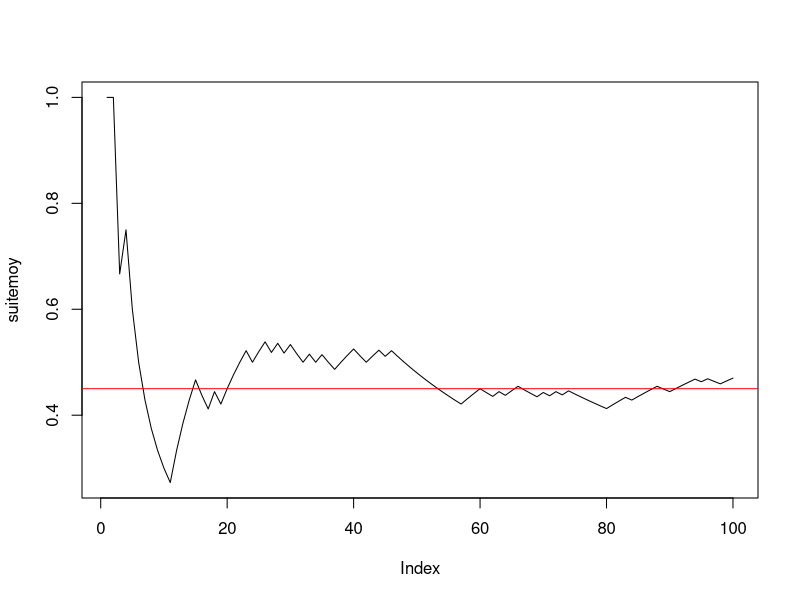
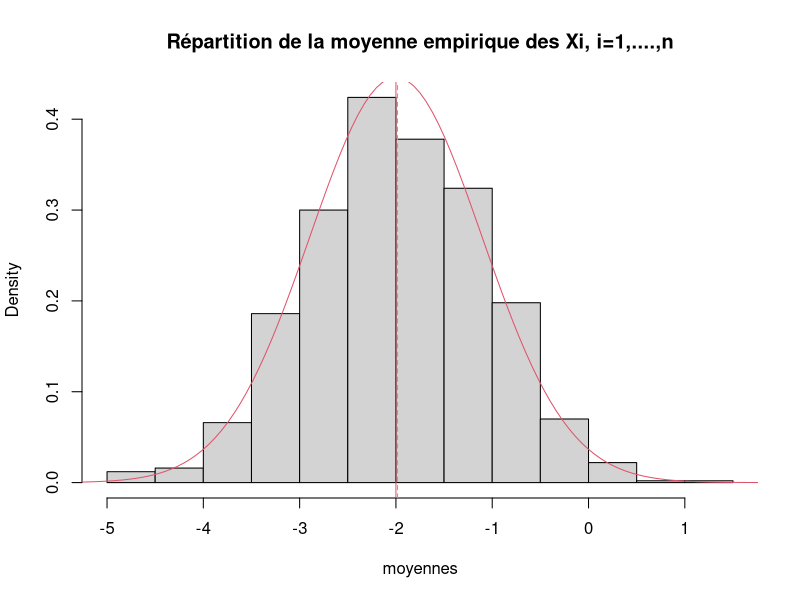
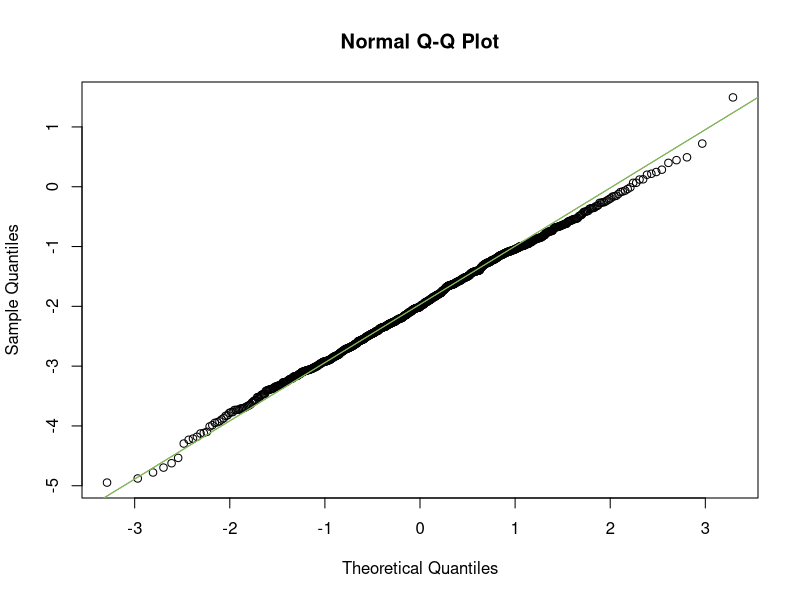
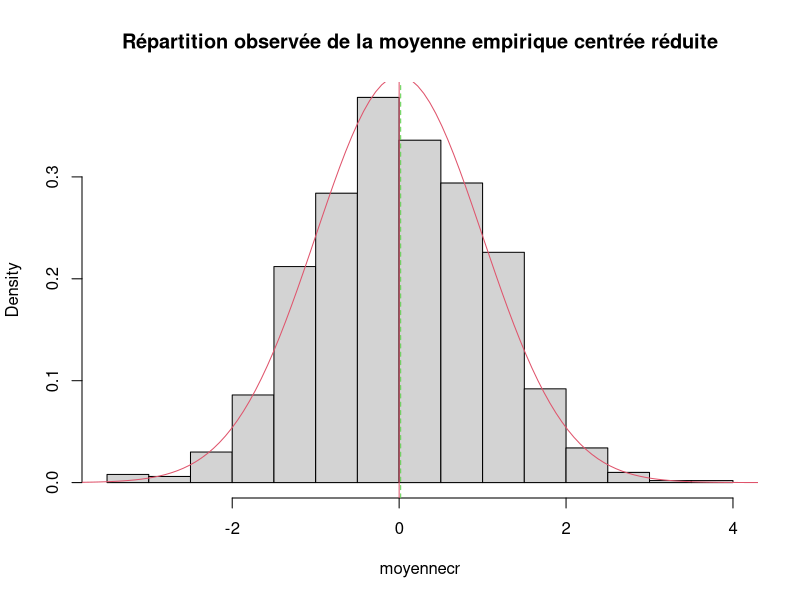
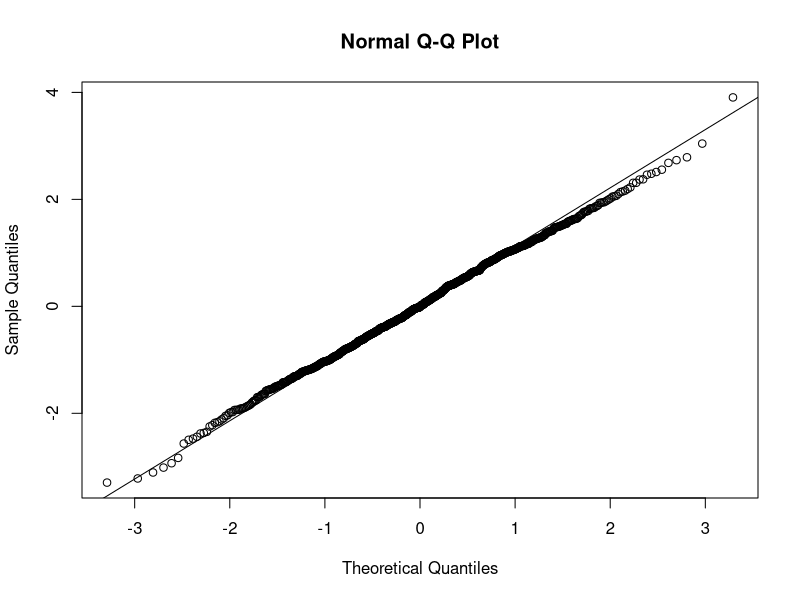
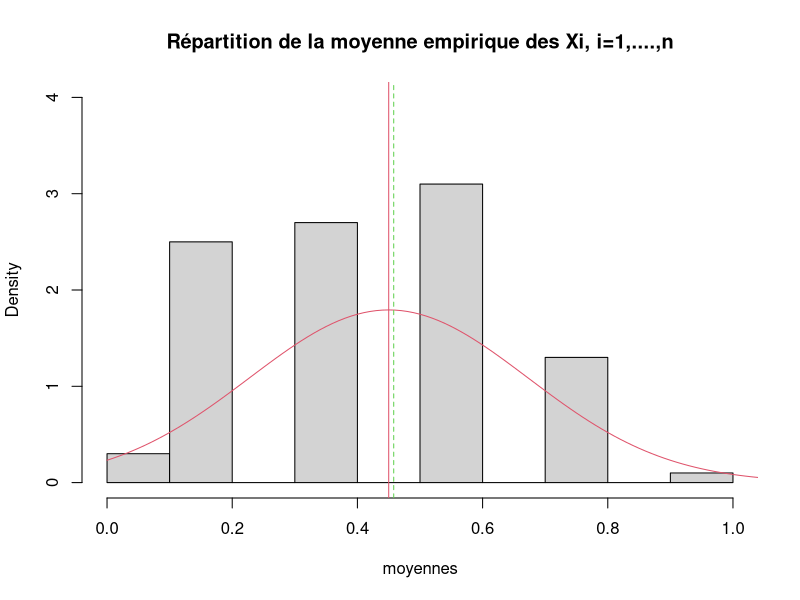
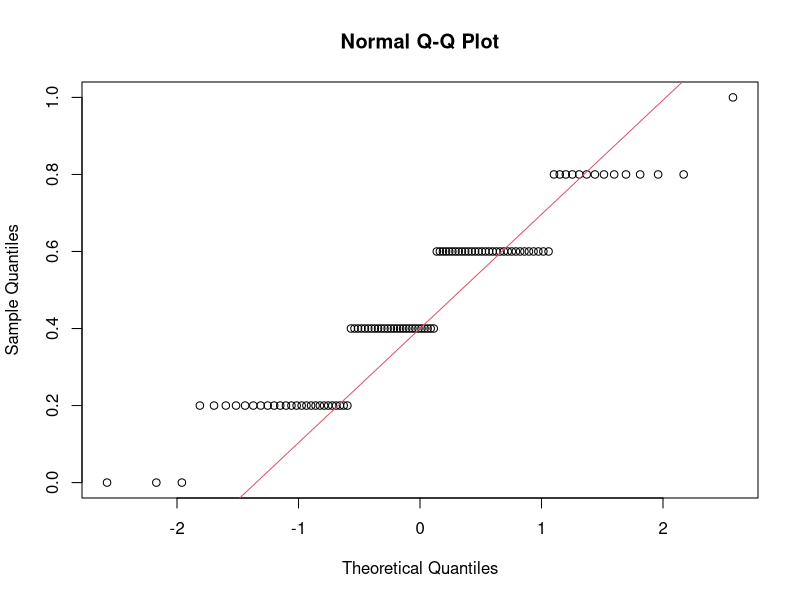
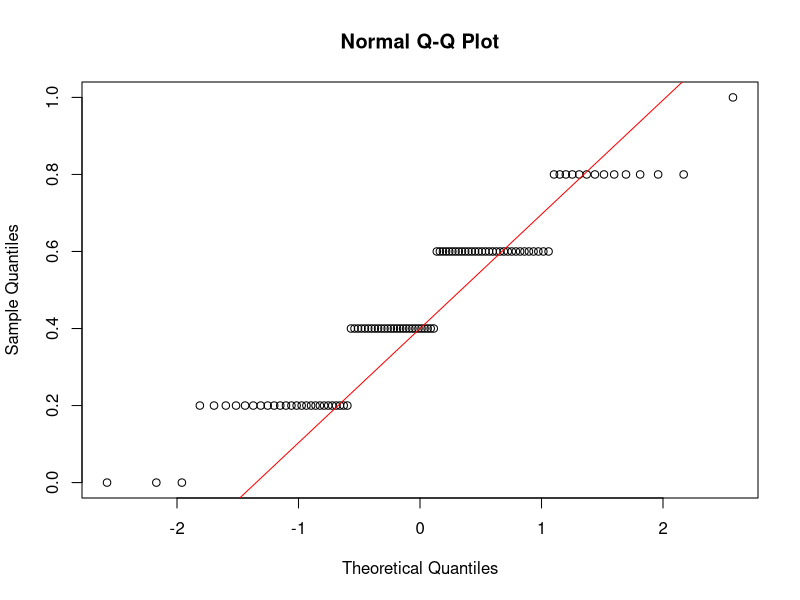

Generate these figures, in order, with R:
# Ex
# Question 1
n <- 100
p <- 0.45
x <- rbinom(n, 1, p)

# Question 2
cumsum(x)
taille <- 1:n
suitemoy <- cumsum(x) / taille
#--------question 3------------
plot(suitemoy, type = "l")
abline(h = p, col = "red")


#------------Exercice 3------------------------

#---------question 1--------------------------
mu <- -2
sigma <- 2
n <- 5
x <- rnorm(n, mu, sigma)
moyx <- mean(x)

#---------question 2--------------------------
y <- rnorm(n, mu, sigma)
moyy <- mean(y)
rbind(x, y) -> M
rowMeans(M)

#---------question 3--------------------------
N <- 1000
Mdata <- matrix(rnorm(n * N, mu, sigma), ncol = n, byrow = T)
dim(Mdata)


#---------question 4--------------------------
rowMeans(Mdata) -> moyennes
apply(Mdata, MARGIN = 1, mean)

#---------question 5--------------------------
mean(moyennes)
sd(moyennes) * sqrt((length(moyennes) - 1) / length(moyennes))
sd(moyennes)

#---------question 6--------------------------
hist(moyennes, prob = T, main = "Répartition de la moyenne empirique des Xi, i=1,....,n") # la répartition observée de Xbar_n
(abs <- seq(1.2 * min(moyennes), 1.2 * max(moyennes), (max(moyennes) - min(moyennes)) / 100))
points(abs, dnorm(abs, mu, sigma / sqrt(n)), col = 2, type = "l")
abline(v = mean(moyennes), col = 3, lty = "dashed") # moyenne de l'échantillon
abline(v = mu, col = 2) # moyenne théorique mu de la loi de Xbar
# belle adéquation de l'échantillon à la normale, que l'on peut verifier avec dte de Henry
qqnorm(moyennes) # les points sont presque alignés la loi de Xbar_n est donc bien normale
qqline(moyennes, col = 2) # autour de la droite rouge qui passe par les deux points
# (1er quartile theo de la centrée réduite,1er quartile empirique) et
# (3ieme quartile theo de la centrée réduite,3ieme quartile empirique)
# mean(echantillon) et écart-type empirique sd(échantillon)*sqrt((n-1)/n). e
# En effet si on ajoute la droite passant par ces deux points elle se confond
# avec qqline. droite de Henry

(x1 <- qnorm(0.25))
(x2 <- qnorm(0.75))
(y1 <- quantile(moyennes, 0.25, type = 1))
(y2 <- quantile(moyennes, 0.75, type = 1))
abline(y1 - (y2 - y1) * x1 / (x2 - x1), (y2 - y1) / (x2 - x1), col = 3) # droite de Henry

#----------question 7-------------------------
moyennecr <- sqrt(n) * (moyennes - mu) / sigma
hist(moyennecr, prob = T, main = "Répartition observée de la moyenne empirique centrée réduite")
(abscr <- seq(1.2 * min(moyennecr), 1.2 * max(moyennecr), (max(moyennecr) - min(moyennecr)) / 100))
points(abscr, dnorm(abscr), col = 2, type = "l")
abline(v = mean(moyennecr), col = 3, lty = "dashed") # moyenne empirique de l'échantillon
abline(v = 0, col = 2) # moyenne théorique  de la loi normale centrée réduite

qqnorm(moyennecr)
qqline(moyennecr) # droite de Henry

#-----------question 8------------
n <- 50
# puis réexecuter les lignes 67 à 107 : la loi reste gaussienne mais
# l'écart-type de Xbarn est plus petit avec n=50 qu'avec n=2
sd(moyennes)
sigma / sqrt(n)

n <- 2
# puis réexecuter les lignes 67 à 107 : LA LOI EST TOUJOURS GAUSSIENNE MEME AVEC n PETIT
# C'EST UNE PROPRIETES CARACTÉRISTIQUE DE LA LOI NORMALE MAIS QUI NE S'APPLIQUE PAS AUX AUTRES
# LOIS COMME PAR EX A LA BERNOULLI ==> VOIR EXO SUIVANT
sd(moyennes)
# l'écart type empirique est EN REVANCHE plus faible avec n=2 qu'avec n=50 :
# normal il estime sigma/sqrt(n) or :
sigma / sqrt(n)

#####################################################################################
# CE QU'IL FAUT RETENIR DE CET EXERCICE : LA LOI DE XBAR EST GAUSSIENNE SI L'ÉCHANTILLON EST
# GAUSSIEN ET DE TAILLE QUELCONQUE n. LE RESULTAT DU THEOREME CENTRAL LIMITE EST VRAI DANS CE CAS
# POUR TOUT n ET PAS SEULEMENT POUR n GRAND
###################################################################################

###################################################
#------------Exercice 4------------------------
###################################################

#---------question 1--------------------------
p <- 0.45
n <- 5
N <- 100
rm(Mdata) # efface l'objet précedemment créé Mdata

Mdata <- matrix(rbinom(n * N, 1, p), ncol = n, byrow = T) # N échantillons de taille n disposés en lignes
dim(Mdata) # dimension de la matrice N lignes et n colonnes

(rowMeans(Mdata) -> moyennes) # calcule les moyennes pour les N, n-échantillons tirés.


mean(moyennes) # moyenne empirique des N réalisations de Xbar_n
sd(moyennes) * sqrt((length(moyennes) - 1) / length(moyennes)) # ecart-type empirique
sd(moyennes) # écart-type estimé sans biais = ecart-type empirique corrigé

#---------histogramme de xbar_n--------------------------
hist(moyennes, prob = T, ylim = c(0, max(dnorm(p, p, sqrt(p * (1 - p) / n)), 4)), main = "Répartition de la moyenne empirique des Xi, i=1,....,n") # la répartition observée de Xbar_n
(abs <- seq(.8 * min(moyennes), 1.2 * max(moyennes), (max(moyennes) - min(moyennes)) / 100))
points(abs, dnorm(abs, p, sqrt(p * (1 - p) / n)), col = 2, type = "l")
abline(v = mean(moyennes), col = 3, lty = "dashed") # moyenne de l'échantillon
abline(v = p, col = 2) # moyenne théorique mu de la loi de Xbar
qqnorm(moyennes) # vraiment pas gaussien !
qqline(moyennes, col = 2)
# AUCUNE ADEQUATION  de l'échantillon à la normale CAR n EST TROP PETIT ET LE TCL N'EST
# PAS VERIFIE. ON REFAIT LA SIMUL AVEC n=200 :

n <- 200
# puis réeéxuter les lignes 142 à 161

# EUREKA CA MARCHE BEAUCOUP MIEUX ET ON A BIEN UNE REPARTITION GAUSSIENNE CAR n EST SUFFISAMMENT GRAND POUR
# QUE LE TCL SOIT VERIFIE !
######################################

qqnorm(moyennes)
qqline(moyennes, col = "red")

# Si on augmente N on améliore l'estimation de la densité de Xbarn par l'histogramme
# des N réalisations de Xbarn mais si n est petit on n'observe pas un histogramme
# ressemblant à une gaussienne puisque le TCL ne s'applique que si n est assez grand.
# Essayer avec
N <- 1000
n <- 4
# puis lignes 142 à 159.
N <- 1000
n <- 100
# puis lignes 142 à 159.